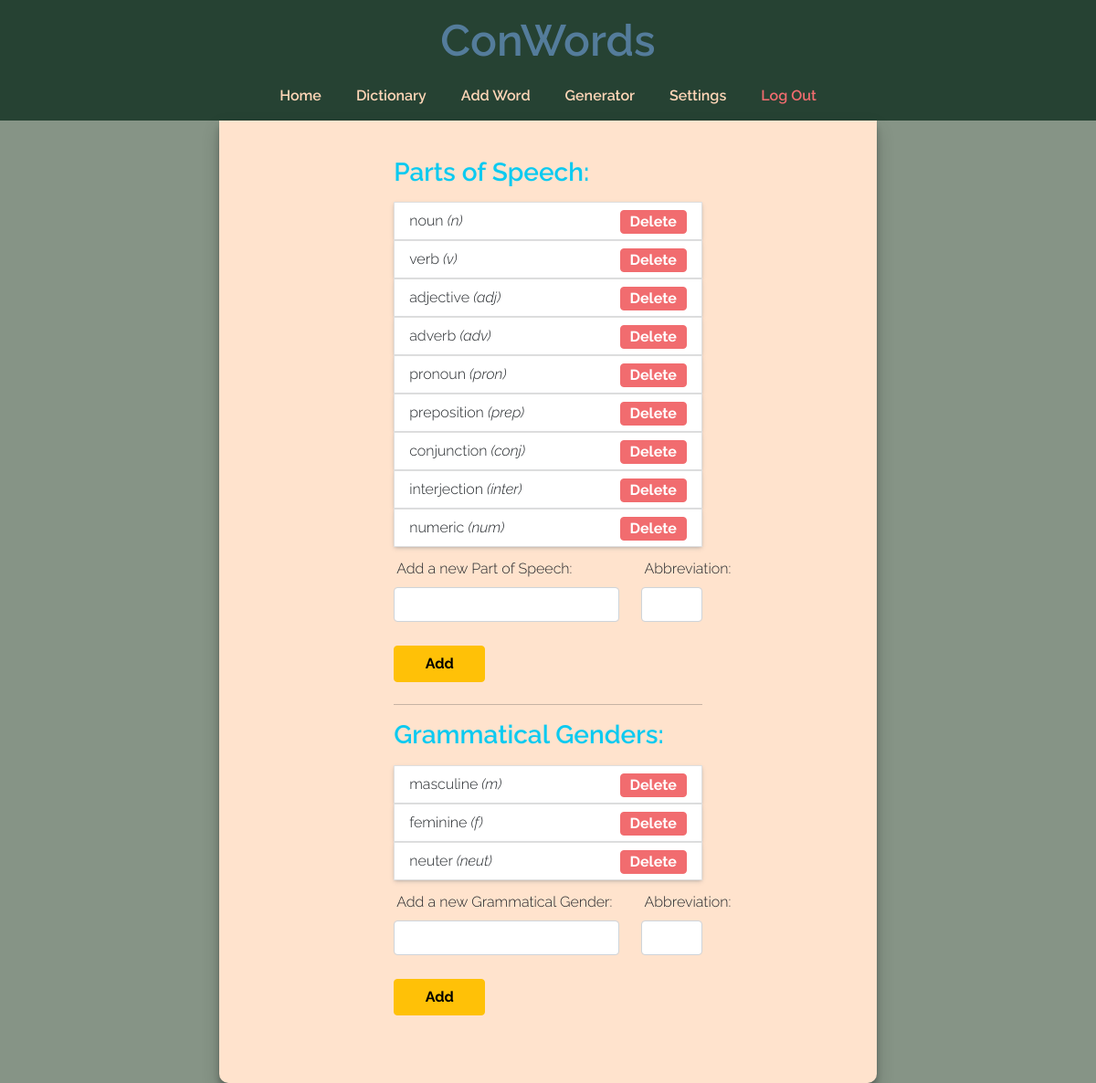
The app's page /settings (signed in) with its own data.
### tables this page shows
CREATE TABLE parts_of_speech (
id INTEGER NOT NULL PRIMARY KEY AUTOINCREMENT,
part_of_speech TEXT NOT NULL,
abbreviation TEXT,
user_id INTEGER NOT NULL,
FOREIGN KEY(user_id) REFERENCES users(id)
);

CREATE TABLE grammatical_genders (
id INTEGER NOT NULL PRIMARY KEY AUTOINCREMENT,
grammatical_gender TEXT NOT NULL,
abbreviation TEXT,
user_id INTEGER NOT NULL,
FOREIGN KEY(user_id) REFERENCES users(id)
);

### app.py (the view, shortened to what this page needs)
@app.route("/settings", methods=["GET", "POST"])
@login_required
def settings():
    db = get_db()
    pos_list_empty = 0
    gram_list_empty = 0
    pos_list = db.execute("SELECT part_of_speech, abbreviation FROM parts_of_speech WHERE user_id = ?;", (session["user_id"],)).fetchall()
    gram_gender_list = db.execute("SELECT grammatical_gender, abbreviation FROM grammatical_genders WHERE user_id = ?;", (session["user_id"], )).fetchall()
    if len(pos_list) == 0:
        pos_list_empty = 1
        pos_placeholder = "Parts of Speech have not been defined yet"
    else:
        pos_list_empty = 0
        pos_placeholder = ""
    if len(gram_gender_list) == 0:
        gram_list_empty = 1
        gram_placeholder = "Grammatical Genders have not been defined yet"
    else:
        gram_list_empty = 0
        gram_placeholder = "ddd"
    db.close()
    return render_template("settings.html", pos_list=pos_list, gram_gender_list=gram_gender_list, pos_placeholder=pos_placeholder, gram_placeholder=gram_placeholder, pos_list_empty=pos_list_empty, gram_list_empty=gram_list_empty)

### app.py (called while the page is built)
@app.after_request
def after_request(response):
    response.headers["Cache-Control"] = "no-cache, no-store, must-revalidate"
    response.headers["Expires"] = 0
    response.headers["Pragma"] = "no-cache"
    return response

### helpers.py (called while the page is built)
def get_db():
    connection = sqlite3.connect("conlang.db")
    return connection

def login_required(f):
    @wraps(f)
    def decorated_function(*args, **kwargs):
        if session.get("user_id") is None:
            return redirect("/login")
        return f(*args, **kwargs)
    return decorated_function

### templates/settings.html (shortened to what this page needs)
{% extends "layout.html" %}
{% block main %}
<div class="maininfo">
    <h3 class="text-info mb-3"><b>Parts of Speech:</b></h3>
    <ul class="list-group">
        {% if pos_list_empty == 1 %}
        <li class="list-group-item error">{{ pos_placeholder }}</li>
        {% else %}
            {% for part_of_speech in pos_list %}
                <form action="/settings" method="post">
                    <li class="list-group-item list-item-tag">{{ part_of_speech[0] }} <i>({{ part_of_speech[1] }})</i>
                        <div class="right">
                            <button type="submit" class="btn btn-danger btn-list delete">Delete</button>
                        </div>
                    </li>
                </form>
            {% endfor %}
        {% endif %}
    </ul>
    <form action="/settings" method="post">
        <div class="mb-3 containter">
            <div class="row">
                <div class="col-9">
                    <label for="inputPartOfSpeech" class="form-label">Add a new Part of Speech:</label>
                </div>
                <div class="col-3">
                    <label for="inputPOSAbbreviation" class="form-label">Abbreviation:</label>
                </div>
            </div>
            <div class="row">
                <div class="col-9">
                    <input id="inputPartOfSpeech" name="partOfSpeech" class="form-control" required>
                </div>
                <div class="col-3">
                    <input id="inputPOSAbbreviation" name="partOfSpeechAbbreviation" class="form-control mb-3" required>
                </div>
            </div>
            <div class="add-btn-div">
                <button class="btn btn-warning mb-2 add-btn-settings" type="submit">Add</button>
            </div>
        </div>
    </form>
    <hr>
    <h3 class="text-info mb-3"><b>Grammatical Genders:</b></h3>
    <ul class="list-group">
        {% if gram_list_empty == 1 %}
        <li class="list-group-item error">{{ gram_placeholder }}</li>
        {% else %}
            {% for gram_gender in gram_gender_list %}
                <form action="/settings" method="post">
                    <li class="list-group-item list-item-tag">{{ gram_gender[0] }} <i>({{ gram_gender[1] }})</i>
                        <div class="right">
                            <button type="submit" class="btn btn-danger btn-list delete">Delete</button>
                        </div>
                    </li>
                </form>
            {% endfor %}
        {% endif %}
    </ul>
    <form action="/settings" method="post">
        <div class="mb-3 containter">
            <div class="row">
                <div class="col-9">
                    <label for="inputGrammaticalGender" class="form-label">Add a new Grammatical Gender:</label>
                </div>
                <div class="col-3">
                    <label for="inputGramAbbreviation" class="form-label">Abbreviation:</label>
                </div>
            </div>
            <div class="row">
                <div class="col-9">
                    <input id="inputGrammaticalGender" name="gramGender" class="form-control" required>
                </div>
                <div class="col-3">
                    <input id="inputGramAbbreviation" name="gramGenderAbbreviation" class="form-control mb-3" required>
                </div>
            </div>
            <div class="add-btn-div">
                <button class="btn btn-warning mb-2 add-btn-settings" type="submit">Add</button>
            </div>
        </div>
    </form>
</div>
{% endblock main %}

### static/styles.css (style rules this page uses)
* { margin: 0; padding: 0; box-sizing: border-box; }
body { font-family: 'Raleway', -apple-system, system-ui, BlinkMacSystemFont, "Segoe UI", Roboto, "Helvetica Neue", Arial, sans-serif; font-weight: 300; background-color: #869486; }
b { font-weight: 600; }
label { margin: 12px 0px 3px 3px; }
.add-btn-settings { margin-top: 10px; padding-top: 7px; padding-bottom: 7px; width: 100px; font-weight: bold; }
.maininfo { height: 100%; padding: 40px 40px 50px 40px; width: 60%; margin-left: auto; margin-right: auto; }
.right { float: right; }
.btn-list { padding: 0px 10px; font-weight: bold; }
.delete { background-color: #f16c6f; border: 1px solid #f16c6f; }
.list-item-tag { box-shadow: rgba(38, 75, 109, 0.25) 0px 2px 5px -1px, rgba(0, 0, 0, 0.139) 0px 1px 3px -1px; }

### records on screen
parts_of_speech: part_of_speech "noun", abbreviation "n"
parts_of_speech: part_of_speech "verb", abbreviation "v"
parts_of_speech: part_of_speech "adjective", abbreviation "adj"
parts_of_speech: part_of_speech "adverb", abbreviation "adv"
parts_of_speech: part_of_speech "pronoun", abbreviation "pron"
parts_of_speech: part_of_speech "preposition", abbreviation "prep"
parts_of_speech: part_of_speech "conjunction", abbreviation "conj"
parts_of_speech: part_of_speech "interjection", abbreviation "inter"
parts_of_speech: part_of_speech "numeric", abbreviation "num"
grammatical_genders: grammatical_gender "masculine", abbreviation "m"
grammatical_genders: grammatical_gender "feminine", abbreviation "f"
grammatical_genders: grammatical_gender "neuter", abbreviation "neut"
